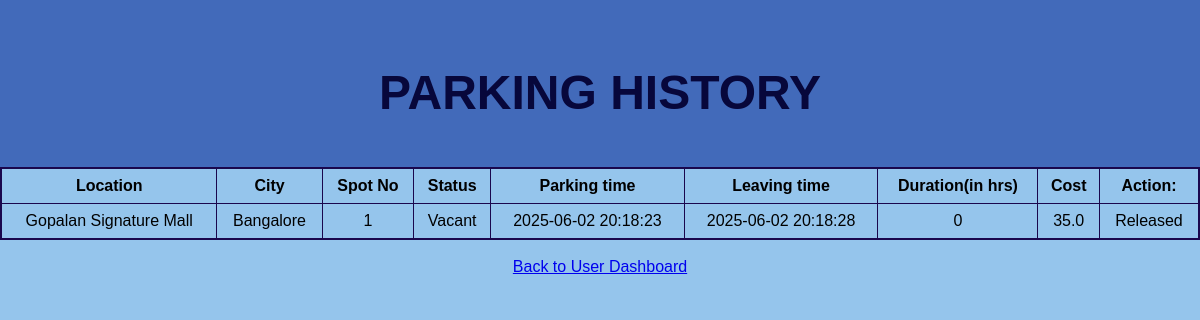
/user_parking_history (signed in), run on an earlier commit of the app's database.
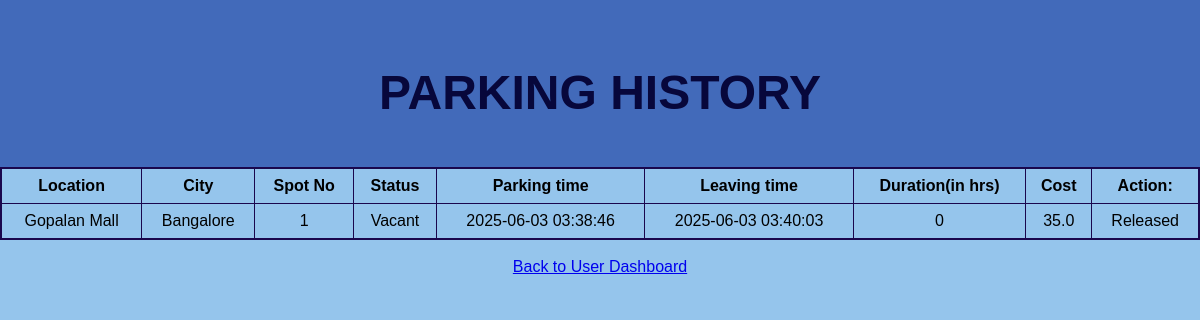
And on a later commit of the database.
### models.py (models this page shows)
class Reserve_Parking_Spot(db.Model):
    __tablename__ = 'reserve_parking_spots'
    reserve_id = db.Column(db.Integer, primary_key=True)
    user_id = db.Column(db.String(80), db.ForeignKey('users.user_id'), nullable=False)
    lot_id = db.Column(db.Integer, db.ForeignKey('parking_lots.lot_id'), nullable=False)
    spot_id = db.Column(db.Integer, db.ForeignKey('parking_spots.spot_id'), nullable=False)
    status = db.Column(db.Enum(Spot_status), nullable=False, default=Spot_status.vacant)
    parking_time = db.Column(db.DateTime, server_default=db.func.now(), nullable=True)
    leaving_time = db.Column(db.DateTime, nullable=True)
    duration = db.Column(db.Integer, nullable=True)
    cost = db.Column(db.Float, nullable=False)
    is_active = db.Column(db.Boolean, default=True, nullable=False)
    lot = db.relationship('Parking_Lot', backref='reservations')

class Parking_Lot(db.Model):
    __tablename__ = 'parking_lots'
    lot_id = db.Column(db.Integer, primary_key=True)
    city = db.Column(db.String(120), nullable=False)
    location = db.Column(db.String(150), nullable=False)
    base_price = db.Column(db.Float, nullable=False)
    price = db.Column(db.Float, nullable=False)
    max_spots = db.Column(db.Integer, nullable=False)
    spot = db.relationship('Parking_Spot', backref='lot')

class Parking_Spot(db.Model):
    __tablename__ = 'parking_spots'
    spot_id = db.Column(db.Integer, primary_key=True)
    spot_no = db.Column(db.Integer, nullable=False)
    lot_id = db.Column(db.Integer, db.ForeignKey('parking_lots.lot_id'), nullable=False)
    status = db.Column(db.Enum(Spot_status), nullable=False, default=Spot_status.vacant)
    reserved = db.relationship('Reserve_Parking_Spot', backref='spot')

### app.py (the view)
@app.route("/user_parking_history")
def user_parking_history():
    user_id = session.get("user_id")
    reserved_spots = Reserve_Parking_Spot.query.filter_by(user_id=user_id).order_by(Reserve_Parking_Spot.parking_time.desc()).all()
    return render_template("user_parking_history.html", reserved_spots=reserved_spots)

### templates/user_parking_history.html (shortened to what this page needs)
<!DOCTYPE html>
<html>
<head>
    <link rel="stylesheet" href="{{ url_for('static', filename='style.css') }}">
</head>
<body>
    <div class="header">
        <h1><b>PARKING HISTORY</b></h1>
    </div>
    <table class="style_table">
        <tr>
            <th>Location</th><th>City</th><th>Spot No</th><th>Status</th><th>Parking time</th><th>Leaving time</th><th>Duration(in hrs)</th><th>Cost</th><th>Action:</th>
        </tr>
        {% for r in reserved_spots %}
           <tr>
            <td>{{ r.lot.location }}</td>
            <td>{{ r.lot.city }}</td>
            <td>{{ r.spot.spot_no }}</td>
            <td>{{ r.status.value }}</td>
            <td>{{ r.parking_time.strftime('%Y-%m-%d %H:%M:%S') }}</td>
            <td>{{ r.leaving_time.strftime('%Y-%m-%d %H:%M:%S') if r.leaving_time else '-' }}</td>
            <td>{{ r.duration if r.leaving_time else '-' }}</td>
            <td>{{ r.cost if r.leaving_time else '-' }}</td>
            <td>
                {% if not r.leaving_time %}
                <form class="form_button" action="{{ url_for('release_spot', spot_id=r.spot.spot_id) }}" method="POST">
                    <button type="submit">Release</button>
                </form>
                {% else %}
                Released
                {% endif %}
            </td>
        </tr>
        {% endfor %}
    </table>
    <br>
    <center><a href="{{ url_for('user_dashboard') }}">Back to User Dashboard</a></center>
    <br>
</body>
</html>

What changed in the data, as far as the page shows it:
changed Reserve_Parking_Spot "Vacant": lot.location "Gopalan Signature Mall" → "Gopalan Mall"; parking_time "2025-06-02 20:18:23" → "2025-06-03 03:38:46"; leaving_time "2025-06-02 20:18:28" → "2025-06-03 03:40:03"
